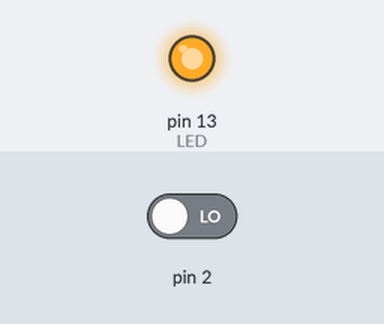
Bench run of a sketch on a simulated Arduino Uno, built with avr-gcc and run on an emulated ATmega328P. Parts: output pins drawn as LEDs (lit = HIGH). The test bench sets the inputs (shaded band); at power-on: pin 2 LOW.

Above: at 1.2 s.
1.3 s: pin 2 driven HIGH
At 1.9 s:
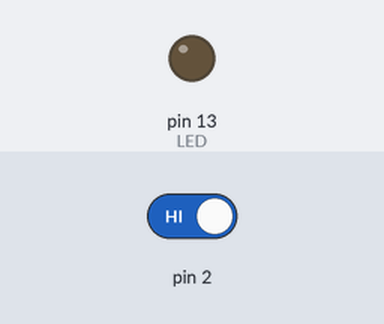
2.8 s: pin 2 driven LOW
At 3.1 s:
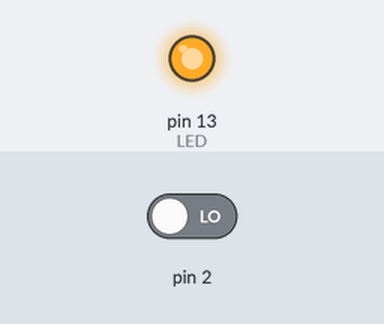
Timing chart, 0 to 5.8 s (numbered marks = the images above; inputs shaded):
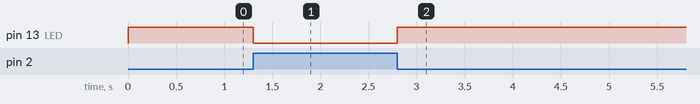

The sketch:

exam_02_switch_LED.ino
```cpp
const int LED = 13;

void setup() {
  // put your setup code here, to run once:
  pinMode(LED,OUTPUT);
}

void loop() {
  // put your main code here, to run repeatedly:
  if (digitalRead(2)!=LOW)
  {
    digitalWrite(LED,LOW);
  }
  else{
    digitalWrite(LED,HIGH);
  }
}
```

Measured:
- after the input at 1.3 s, pin 13 (LED): HIGH → LOW at once
- after the input at 2.8 s, pin 13 (LED): LOW → HIGH at once
